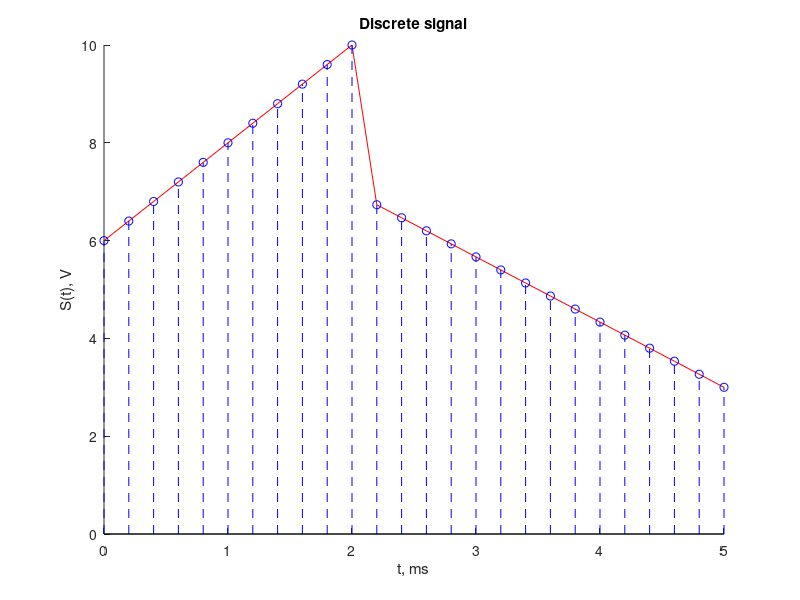
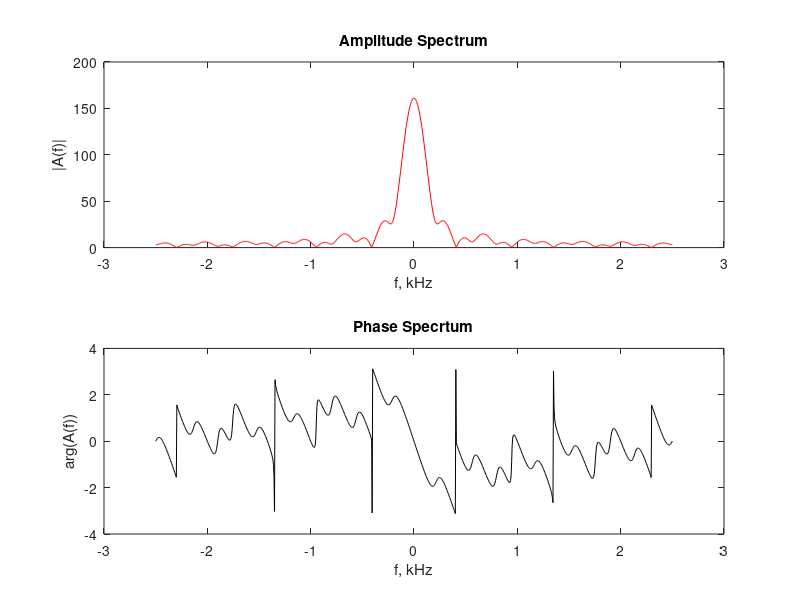
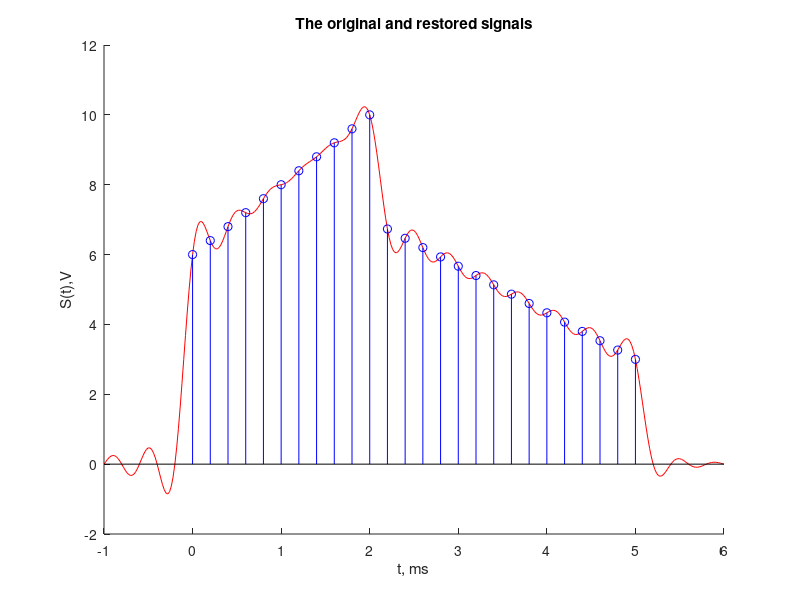

These charts were generated, in order, by the following MATLAB code:
clc;
clear; % чтобы не было повторного определения перменных
close all; % чтобы избежать увеличения числа окон после запуска 

%%
% Параметры Пункт 1
U1 = 6;
U2 = 10;
U3 = 7;
U4 = 3;
T1 = 2;
T2 = 5;
Fd = 5;     % частота дискретизации
            % kx - отсчёты аналогово сигнала 
%%
%Создание дискретного сигнала Пункт 2
T = 1/Fd;       % интервал дискретизации 
                
t = 0:T:T2; % от 0 с шагом T до Т2 общий вектор для графиков 
t1 = 0:T:T1; % от 0 с шагом Т до Т1 - на графике s(t) первый кусок 
t2 = T1+T:T:T2;  % от T1 с шагом Т до Т2 - на s(t) второй кусок % T1+T тк T1 уже учли в t1

k1 = (U2-U1)/(T1-0)*t1 + U1; % коэф наклона ()/() * вектор + пересечение с OY 
k2 = (U4-U3)/(T2-T1)*(t2-T1) + U3; % из уравнения прямой нашли коэф наклона()/()*вектор + пересечение OY
% для k2 задали t = (t2 - T1) тк построение начинаем раньше --> U3 должен
% равняться 7, а, если не писать - Т1, то он равен 4 --> получилось то что
% подняли график

kx = [k1 k2]; % зададим массив линейных отсчётов u1 и u2 

% зададим график 
figure;   % пустая фигура 
hold on;   % режим сохранения графика 
plot(t,kx,'r-'); % график u от t с цветом красным
stem(t,kx,'b--'); % для построения графика дискретного сигнала - вертикальные стебельки с цветом синим
title('Discrete signal'); % подпись 
xlabel('t, ms'); % по оси x 
ylabel('S(t), V'); % по оси y подпись 

%%
% график спектра дискретного сигнала Пункт 4
N = length(kx); % длина вектора 
k = (0:N-1).'; % сформировали вектор-столбец номеров отсчётов .' транспонирование 
w_step = pi/500; % шаг чтобы поместилось в диапазон 100 элементов (500 от -pi до 0 и 500 от 0 до pi)
w = -pi:w_step:pi; % вектор-строка равномерно расположенных частот для расчёта спектра

W = length(w); % длина вектора w
disp(W); % выведем его длину для проверки правильности задания w_step и w -- 1001 = 1000 + 1 (это 0)

matrix_kw = k*w; % столбец k и строка w - попарные произведения k и w - матрица k на w
matrix_kw = matrix_kw*(-1i); % -j умножаем на матрицу 

% функция exp обрабатывает матричные значения поэлементно 

e = exp(matrix_kw); % значение комплексной экспоненты из формулы 1.3

xW = kx*e; % вектор-строка значений спектра для M частот из вектора w: k(x) * e^(-jkw)

f = Fd*w/(2*pi); % линейная частота 

figure; % пустая фигура - новое граф окно --- Построим графики 

subplot(2, 1, 1); % делим граф окно
module_xW = abs(xW); % вычисление модуля 
plot(f, module_xW, 'r'); % построение графика 
xlabel('f, kHz'); % подпись по ОХ
ylabel('|A(f)|'); % подпись по ОУ
title('Amplitude Spectrum'); % подпись графика 

subplot(2,1,2);       % делим граф окно 
phase_xW = angle(xW);  % вычесление аргумента(фазы)
plot(f, phase_xW, 'k');
xlabel('f, kHz');   % подпись по ОХ
ylabel('arg(A(f))');    % подпись по ОУ
title('Phase Specrtum');      % подпись графика

%%
% По теореме Котельникова восстановим аналоговый сигнал Пункт 5

t_restored = (-5*T):(T/10):(T2+T*5); % вектор моментов времени для расчёта восст-ого сигнала по 1.5
                             % шаг в 10 раз меньше и выходит за края, чтобы
                             % увидеть затухающие хвосты six(x)/x
length_t = length(t_restored);      % длина вектора моментов времени
Vector_values = zeros(1, length_t); % загтовка с нулями для вектора значений восстановленного
                                     % сигнала s(t)
% запишем цикл: к заготовки прибавляется очередное слагаемое из форумулы 1.5
for k_step= 1:N            % повторить N раз вычисление суммы по k: это длина спектра из Пункта 2 
    Vector_values = Vector_values + kx(k_step).*sinc((t_restored-(k_step-1).*T)./T); % T-интервал дискретизации
end % расставили точки перед * и / чтобы действия происходили поэлементно тк слагаемые 1.5 
    % рассчитываются сразу для всех моментов времени t
    % так же использовали sinc чтобы извабиться от разрывов 

% выведем графики 

figure;
hold on;

plot(t_restored,Vector_values,'r-'); % исходный дискретный сигнал
stem(t,kx,'b-');             % аналоговый сигнал 

title('The original and restored signals');
xlabel('t, ms');
ylabel('S(t),V');

